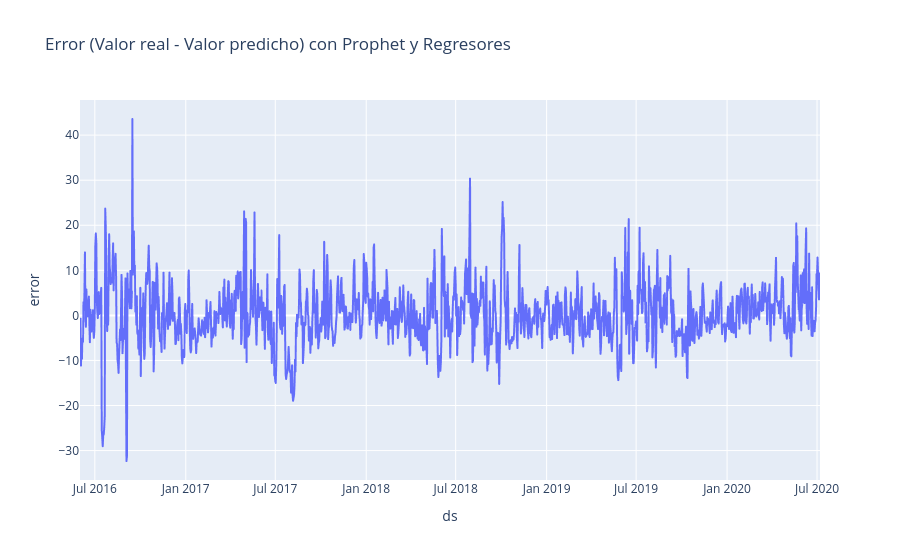

Source (notebook cell):
### Code cell
# 4. Análisis de errores
error_df = pd.concat([
    train[['ds', 'y']],
    test[['ds', 'y']]
]).reset_index(drop=True)

error_df['yhat'] = pd.concat([
    forecast_train['yhat'],
    forecast['yhat']
]).values

error_df['error'] = error_df['y'] - error_df['yhat']
px.line(error_df, x='ds', y='error', title='Error (Valor real - Valor predicho) con Prophet y Regresores').show()

### Figure 1 — Plotly figure (JSON) as saved in the notebook; plotly's stock layout.template omitted (floating-point values rounded to 4 significant figures; data arrays with more than 128 entries replaced by an {"elided": "..."} marker saying what was removed)
{"data": [{"hovertemplate": "ds=%{x}<br>error=%{y}<extra></extra>", "legendgroup": "", "line": {"color": "#636efa", "dash": "solid"}, "marker": {"symbol": "circle"}, "mode": "lines", "name": "", "showlegend": false, "type": "scattergl", "x": {"elided": "1498 str values"}, "xaxis": "x", "y": {"elided": "1498 float values"}, "yaxis": "y"}], "layout": {"legend": {"tracegroupgap": 0}, "title": {"text": "Error (Valor real - Valor predicho) con Prophet y Regresores"}, "xaxis": {"anchor": "y", "domain": [0, 1], "title": {"text": "ds"}}, "yaxis": {"anchor": "x", "domain": [0, 1], "title": {"text": "error"}}}}
